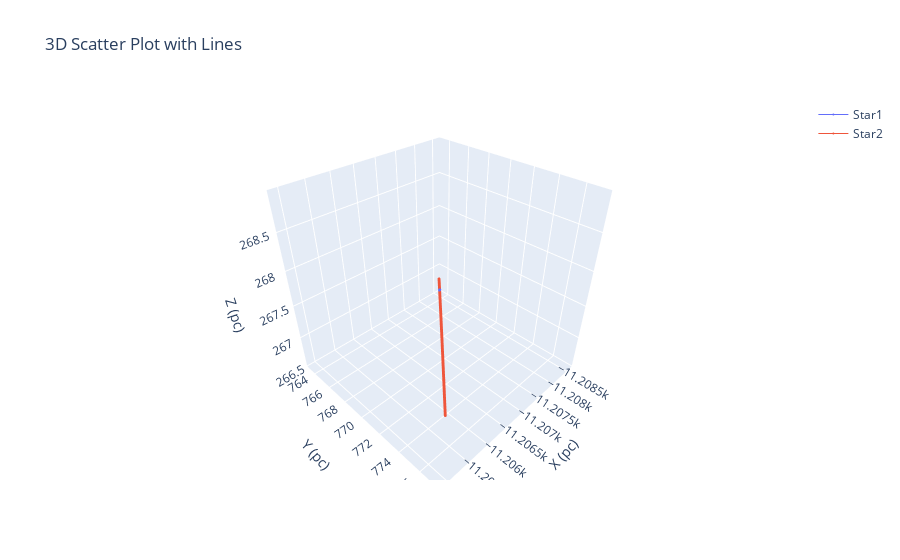

The notebook cell saved with this chart:
### Code cell
import plotly.graph_objects as go

# Step 1: Create the scatter plot for the first line with both markers and lines
trace1 = go.Scatter3d(
    x=table['SkyCoord1_galactocentric'].x,  # x-axis (l_1)
    y=table['SkyCoord1_galactocentric'].y,  # y-axis (b_1)
    z=table['SkyCoord1_galactocentric'].z,  # z-axis (dist_1)
    mode='lines+markers',  # Show both markers and lines
    name='Star1',  # Legend name
    marker=dict(size=1),  # Size of the scatter points
    line=dict(width=1),  # Width of the line
    hovertext=table['time'],
    hoverinfo="text"
)

# Step 2: Create the scatter plot for the second line with both markers and lines
trace2 = go.Scatter3d(
    x=table['SkyCoord2_galactocentric'].x,  # x-axis (l_2)
    y=table['SkyCoord2_galactocentric'].y,  # y-axis (b_2)
    z=table['SkyCoord2_galactocentric'].z,  # z-axis (dist_2)
    mode='lines+markers',  # Show both markers and lines
    name='Star2',  # Legend name
    marker=dict(size=1),  # Size of the scatter points
    line=dict(width=1),  # Width of the line
    hovertext=table['time'],
    hoverinfo="text"
)

# Step 3: Combine the traces and create the layout
data = [trace1, trace2]  # Combine both lines

layout = go.Layout(
    title='3D Scatter Plot with Lines',  # Title of the plot
    scene=dict(
        xaxis_title='X (pc)',
        yaxis_title='Y (pc)',
        zaxis_title='Z (pc)',
    )
)

# Step 4: Create the figure and plot it
fig = go.Figure(data=data, layout=layout)
fig.show()

### Figure 1 — Plotly figure (JSON) as saved in the notebook; plotly's stock layout.template omitted (floating-point values rounded to 4 significant figures; data arrays with more than 128 entries replaced by an {"elided": "..."} marker saying what was removed)
{"data": [{"hoverinfo": "text", "hovertext": {"elided": "1000 int values"}, "line": {"width": 1}, "marker": {"size": 1}, "mode": "lines+markers", "name": "Star1", "type": "scatter3d", "x": {"elided": "1000 float values"}, "y": {"elided": "1000 float values"}, "z": {"elided": "1000 float values"}}, {"hoverinfo": "text", "hovertext": {"elided": "1000 int values"}, "line": {"width": 1}, "marker": {"size": 1}, "mode": "lines+markers", "name": "Star2", "type": "scatter3d", "x": {"elided": "1000 float values"}, "y": {"elided": "1000 float values"}, "z": {"elided": "1000 float values"}}], "layout": {"scene": {"xaxis": {"title": {"text": "X (pc)"}}, "yaxis": {"title": {"text": "Y (pc)"}}, "zaxis": {"title": {"text": "Z (pc)"}}}, "title": {"text": "3D Scatter Plot with Lines"}}}
